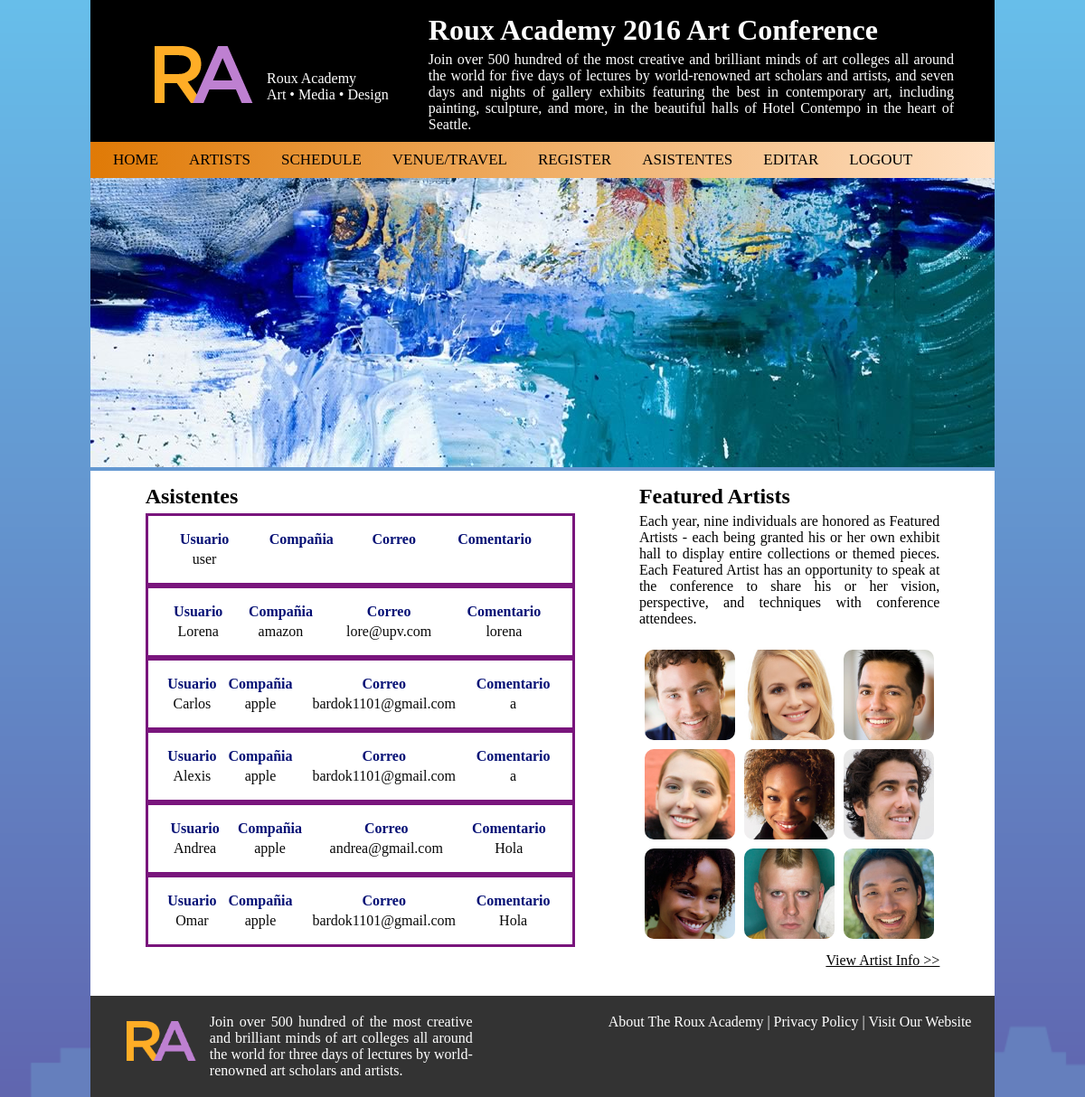
The page /usuarios.php (signed in) on the database its author committed.
### tables this page shows
CREATE TABLE `usuarios` (
  `id` int(11) NOT NULL,
  `usuario` varchar(30) NOT NULL,
  `contrasena` varchar(50) NOT NULL,
  `compania` varchar(100) NOT NULL,
  `correo` varchar(100) NOT NULL,
  `comentario` varchar(300) NOT NULL
);

### usuarios.php (the view, shortened to what this page needs)
<?php
    require 'conexion_bd.php';
?>
<!DOCTYPE html>
<html lang="en">
<head>
    <link rel="stylesheet" href="css/style.css">
</head>
<body style="background-image: url(img/background_buildings.png);">
    <div class="contenido">
        <?php require "header.php" ?>
        <img class="banner" src="img/art01.jpg" alt="">
        <div class="principal">
            <main>
                <section class="register">
                    <h2>Asistentes</h2>
                    <?php
                    $consulta2 ="SELECT id,usuario,contrasena,compania,correo,comentario FROM usuarios";
                    $registros=mysqli_query($conexion,$consulta2);
                    if($registros->num_rows>0){
                        while($fila = $registros -> fetch_assoc()){
                            echo "<table>";
                            echo "<tr>";
                            echo "<th>Usuario</th>";
                            echo "<th>Compañia</th>";
                            echo "<th>Correo</th>";
                            echo "<th>Comentario</th>";
                            echo "<tr>";
                                echo "<tr>";
                                echo "<td>" . $fila["usuario"] . "   </td>";
                                echo "<td>" . $fila["compania"] . "   </td>";
                                echo "<td>" . $fila["correo"] . "   </td>";
                                echo "<td>" . $fila["comentario"] . "   </td>";
                            echo "</tr>";
                            echo "</table>";
                        }
                    }
                    ?>
                </section>
            </main>
            <aside>
                <section>
                    <h2>Featured Artists</h2>
                    <p>
                        Each year, nine individuals are honored as Featured Artists - each being granted his or her own exhibit hall to display entire collections or themed pieces. Each Featured Artist has an opportunity to speak at the conference to share his or her vision, perspective, and techniques with conference attendees.
                    </p>
                    <div class="fotos-arte">
                        <img src="img/artists/Barot_Bellingham_tn.jpg" alt="">
                        <img src="img/artists/Constance_Smith_tn.jpg" alt="">
                        <img src="img/artists/Hassum_Harrod_tn.jpg" alt="">
                        <img src="img/artists/Hillary_Goldwynn_tn.jpg" alt="">
                        <img src="img/artists/Jennifer_Jerome_tn.jpg" alt="">
                        <img src="img/artists/Jonathan_Ferrar_tn.jpg" alt="">
                        <img src="img/artists/LaVonne_LaRue_tn.jpg" alt="">
                        <img src="img/artists/Riley_Rewington_tn.jpg" alt="">
                        <img src="img/artists/Xhou_Ta_tn.jpg" alt="">
                    </div>
                    <a href="artists.php" class="enlace-gris">View Artist Info >></a>
                </section>
            </aside>
        </div>
        <?php require "footer.php" ?>
    </div>
</body>
</html>

### css/style.css (style rules this page uses)
* { margin: 0; padding: 0; }
body { width: 1000px; margin: auto; background-image: url(../img/background_buildings.png); background-repeat: repeat-x; background-size: cover; background-color: rgb(73, 91, 149); }
.contenido { box-sizing: border-box; }
p { font-size: 16px; text-align: justify; }
h2 { font-size: 24; }
h1, h2, h3 { margin: 5px 0px 5px 0px; }
.banner { width: 100%; }
.principal { background-color: #FFFFFF; display: flex; padding: 10px 25px; justify-content: space-around; }
.principal main { width: 50%; }
.principal aside { width: 35%; }
.principal section { margin-bottom: 20px; }
.enlace-gris { margin-top: 10px; color: #000; text-align: right; display: block; }
.fotos-arte { margin-top: 20px; display: flex; flex-wrap: wrap; width: 100%; justify-content: center; }
.fotos-arte img { width: 100px; margin: 5px; border-radius: 10%; }
tr { color: rgb(8, 8, 8); }
th { color: #051075; }
table { padding: 15px; width: 100%; border: solid #79157c; text-align: center; }

### rows shown on the page
usuarios: usuario "user"
usuarios: usuario "Lorena", compania "amazon", correo "lore@upv.com", comentario "lorena"
usuarios: usuario "Carlos", compania "apple", correo "bardok1101@gmail.com", comentario "a"
usuarios: usuario "Alexis", compania "apple", correo "bardok1101@gmail.com", comentario "a"
usuarios: usuario "Andrea", compania "apple", correo "andrea@gmail.com", comentario "Hola"
usuarios: usuario "Omar", compania "apple", correo "bardok1101@gmail.com", comentario "Hola"
